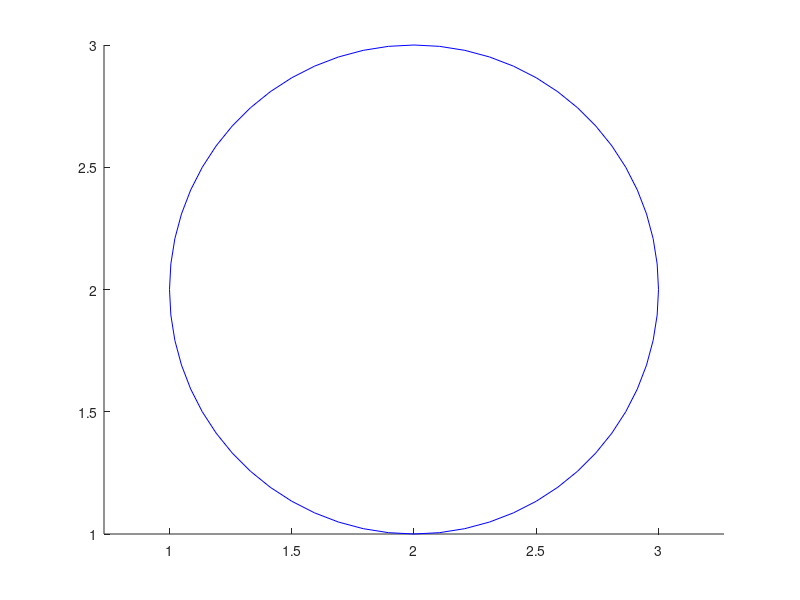

Here is the MATLAB script that generated this plot: (Note: this script raises an error after producing the figure.)
% Vysakh Venugopal (M10665532) Assignment #2 - Problem 6
%%%%%%%%%%%%%%%%% ROUTING PROBLEM %%%%%%%%%%%%%%%%%%%%%

flagClear = input('Do you want to clear the workspace? (1-Yes & 0-NO)\n');
if flagClear == 1
    clear;
end
flagClc = input('Do you want to clear the command window? (1-Yes & 0-NO)\n');
if flagClc == 1
    clc;
end
n = input('Do you want to use Powell''s method (1) or quasi_newton (2)?\n');

% Three test cases given in assignment

m = input('Enter the test case number from (1-4)\n');

switch m
    case 1
        p = [5 3]; c = [2 2]; r = 1; rho = 3 ;s1 = [1 2.5]; s2 = [1 1.5];
    case 2
        p = [2,4]; c = [2 2]; r = 1; rho = 10 ;s1 = [1 2.5];  s2 = [1 2.5];
    case 3
        p = [3 3]; c = [2 2]; r = 1; rho = 2 ;s1 = [2.5,1]; s2 = [2.5 1];
    case 4
        p = [1 1]; c = [2 2]; r = 1; rho = 2 ;s1 = [2.5,1]; s2 = [0.9 0.5];
end

[F] = @(x) route(x,p,c,r,rho);

switch n
    case 1
        [xmin] = powellMethod(@(x)F(x),s1,[0 0],[5 5]);
    case 2
        [xmin,Fmin] = quasi_newton(@(x)F(x),s2);
end

% Plotting the route
figure(1);
rectangle('Position',[1 1 2 2],'Curvature',[1,1],'EdgeColor','b');
axis equal;
hold on
scatter(c(1),c(2),'sk');
hold on
scatter(p(1),p(2),'g');
hold on
scatter(xmin(1),xmin(2),'*r');
hold on
plot([0;xmin(1)],[0;xmin(2)],'--r');
hold on
plot([xmin(1);p(1)],[xmin(2);p(2)],'--k');
xlabel('X-axis');
ylabel('Y-axis');
title('Routing');
legend('Center','Target','Intermediate Point','Path 1','Path 2');

% Plotting the objective function
x = 0:0.1:10;
y = 0:0.1:10;
[X,Y] = meshgrid(x);
temp = length(X);
X_temp = reshape(X,numel(X),1);
Y_temp = reshape(Y,numel(Y),1);
F_val = zeros(numel(X),1);
for i = 1:numel(X)
    temp1 = [X_temp(i),Y_temp(i)];
    F_val(i) = F(temp1);
end
F_val = reshape(F_val,temp,temp);
figure(2);
surf(X,Y,F_val);
xlabel('x');
ylabel('y');
zlabel('Function');
title('Routing Objective Function');